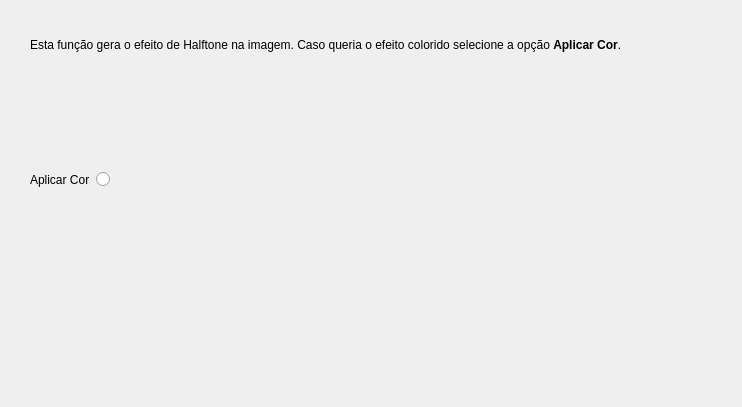
<?xml version="1.0" encoding="UTF-8"?>
<ui version="4.0">
 <class>halftoneForm</class>
 <widget class="QWidget" name="halftoneForm">
  <property name="geometry">
   <rect>
    <x>0</x>
    <y>0</y>
    <width>742</width>
    <height>407</height>
   </rect>
  </property>
  <property name="windowTitle">
   <string>Form</string>
  </property>
  <widget class="QWidget" name="horizontalLayoutWidget">
   <property name="geometry">
    <rect>
     <x>30</x>
     <y>140</y>
     <width>91</width>
     <height>80</height>
    </rect>
   </property>
   <layout class="QHBoxLayout" name="horizontalLayout">
    <item>
     <widget class="QLabel" name="label">
      <property name="text">
       <string>Aplicar Cor</string>
      </property>
     </widget>
    </item>
    <item>
     <widget class="QRadioButton" name="opcao">
      <property name="cursor">
       <cursorShape>PointingHandCursor</cursorShape>
      </property>
      <property name="text">
       <string/>
      </property>
     </widget>
    </item>
   </layout>
  </widget>
  <widget class="QLabel" name="label_2">
   <property name="geometry">
    <rect>
     <x>30</x>
     <y>30</y>
     <width>681</width>
     <height>31</height>
    </rect>
   </property>
   <property name="text">
    <string>&lt;html&gt;&lt;head/&gt;&lt;body&gt;&lt;p&gt;Esta função gera o efeito de Halftone na imagem. Caso queria o efeito colorido selecione a opção &lt;span style=&quot; font-weight:600;&quot;&gt;Aplicar Cor&lt;/span&gt;.&lt;/p&gt;&lt;/body&gt;&lt;/html&gt;</string>
   </property>
  </widget>
 </widget>
 <resources/>
 <connections/>
</ui>
